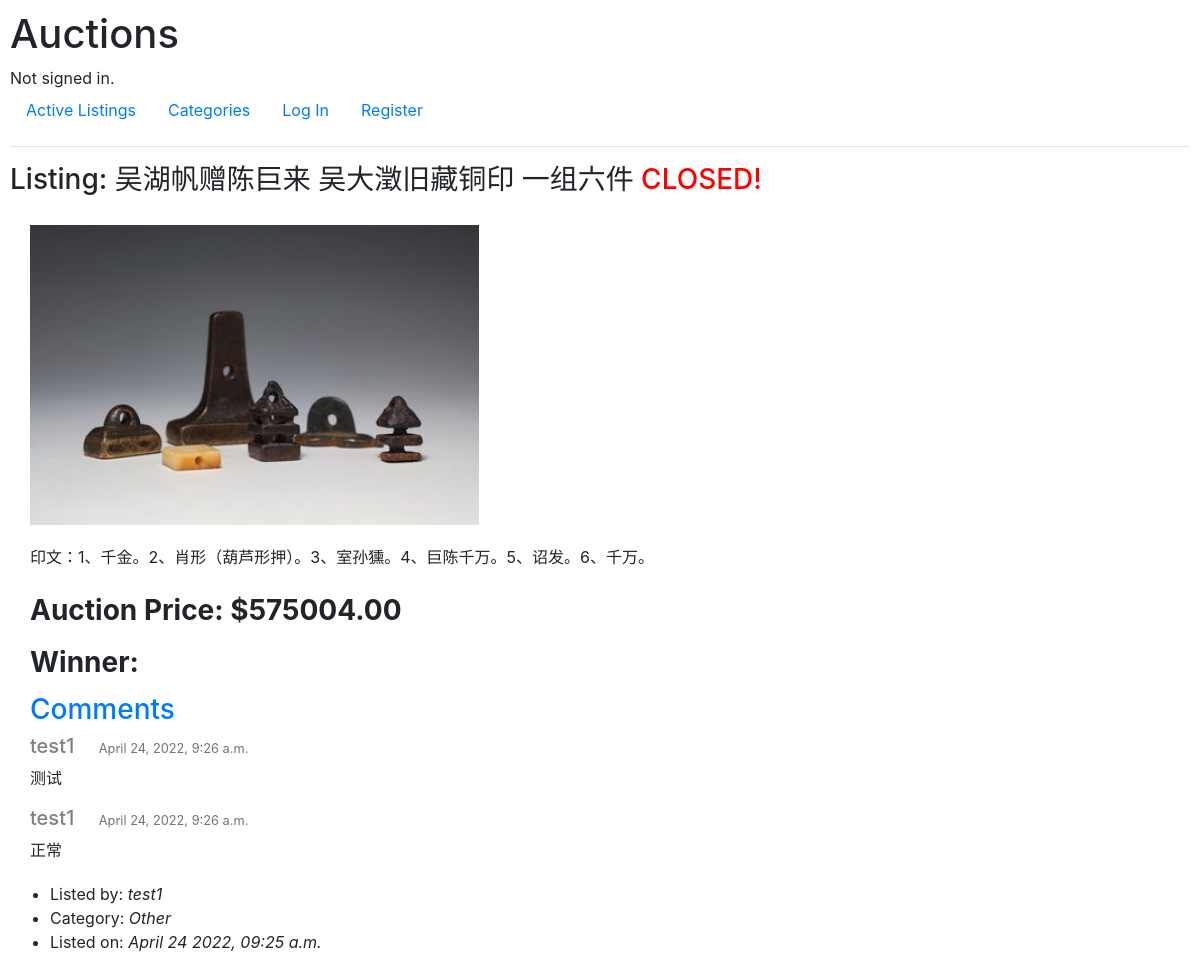
The app's page /listings/1/ with its own data.
### auctions/models.py (models this page shows)
class AuctionsListings(models.Model):
    title = models.CharField(max_length=128)
    description = models.TextField()
    price = models.DecimalField(decimal_places=2, max_digits=15)
    image = models.ImageField(null=True,blank=True)
    imgURL = models.URLField(blank= True);
    uid = models.ForeignKey(User, on_delete=models.CASCADE)
    active = models.BooleanField(default=True)
    category = models.CharField(max_length=64,default="Other")
    timestamp = models.DateTimeField(auto_now_add=True, null=True)

class Comments(models.Model):
    aid = models.ForeignKey(AuctionsListings, on_delete=models.CASCADE)
    uid = models.ForeignKey(User, on_delete=models.CASCADE)
    content = models.TextField()
    timestamp = models.DateTimeField(auto_now_add=True, null=True)

class User(AbstractUser):
    pass

### auctions/views.py (the view)
# urls.py: path("listings/<int:auction_id>/", views.listings, name="listings"),
def listings(request, auction_id):
    data = AuctionsListings.objects.filter(id = auction_id)
    comments = Comments.objects.filter(aid = auction_id)
    if request.user.is_authenticated:
        added = Watchlist.objects.filter(uid=request.user, aid=auction_id)
        if request.user == data[0].uid:
            creator = True
        else:
            creator = False
    else:
        added = False
        creator = False
    return render (request, "auctions/detail.html", {
        "data": data[0],
        "added": added,
        "creator":creator,
        "comments":comments
        })

### auctions/templates/auctions/detail.html (shortened to what this page needs)
{% extends "auctions/layout.html" %}
{% block body %}
    <div class="inline">
        <h3>
            Listing: {{data.title}}
            {% if data.active %}
            {% else %}
                <span style="color: red;"> CLOSED! </span>
            {% endif %}
        </h3>
    </div>
    <div class="leftblank">
        <div style="margin-top: 20px;"><img class="imgminsize" src="{{ data.imgURL }}" alt="{{ data.title }}"/> </div>
        <div style="margin:20px 0;">{{ data.description }}</div>
        {% if data.active %}
            <div class="price"><strong>Current Price: ${% firstof data.highest_bid|floatformat:"2" data.price %}</strong></div>
            {% if user.is_authenticated %}
            <form action="{% url 'add_bid' data.id %}" method="POST">
                {% csrf_token %}
                    <div class="form-group inline">
                        <input autofocus class="form-control" type="number" min={{data.price}} name="price" required style="width: 500px"/>
                    </div>
                    <input class="btn btn-primary btn_bid_comment"  type="submit" value="Place  Bid" />
            </form>
                {% else %}
                <p class="card-text">Please <em><a href="{% url 'login' %}">Log In</a></em> to Bid.</p>
            {% endif %}
            {% else %}
            <div class="price"><strong>Auction Price: ${% firstof data.highest_bid|floatformat:"2" data.price %}</strong></div>
            <div class="price"><strong>Winner: {{ winner }}</strong></div>
        {% endif %}
    </div>
    <div class="leftblank">
        <div>
            <h3 class="text-primary">Comments</h3>
            {% for comment in comments %}
                <div>
                    <h5 class="inline" style="color: gray;">{{ comment.uid }}</h5>
                    <span class="text-muted inline leftblank"><small>{{ comment.timestamp }}</small></span>
                    <p>{{ comment.content }}</p>
                </div>
            {% empty %}
                <p>No comments yet.</p>
            {% endfor %}
        </div>
    </div>
    <div style="margin-top: 20px;">
        <ul>
            <li>Listed by: <em>{{ data.uid }}</em></li>
            <li>Category: <em>{{ data.category|capfirst }}</em></li>
            <li>Listed on: <em>{{ data.timestamp|date:"F j Y, h:i a" }}</em></li>
        </ul>
    </div>
{% endblock %}

### auctions/static/auctions/styles.css (style rules this page uses)
body { padding: 10px; }

### auctions/templates/auctions/detail.html (style rules this page uses)
.inline { display: inline-block; }
.leftblank { margin-left: 20px; }
.imgminsize { min-height: 300px; min-width: 400; }
.price { margin-bottom: 10px; font-size: 28px; }

### records on screen
AuctionsListings: title "吴湖帆赠陈巨来 吴大澂旧藏铜印 一组六件", imgURL (picture), description "印文：1、千金。2、肖形（葫芦形押）。3、室孙獯。4、巨陈千万。5、诏发。6、千万。", price "575004.00", uid "test1", category "Other", timestamp "April 24 2022, 09:25 a.m."
Comments: uid "test1", timestamp "April 24, 2022, 9:26 a.m.", content "测试"
Comments: uid "test1", timestamp "April 24, 2022, 9:26 a.m.", content "正常"
